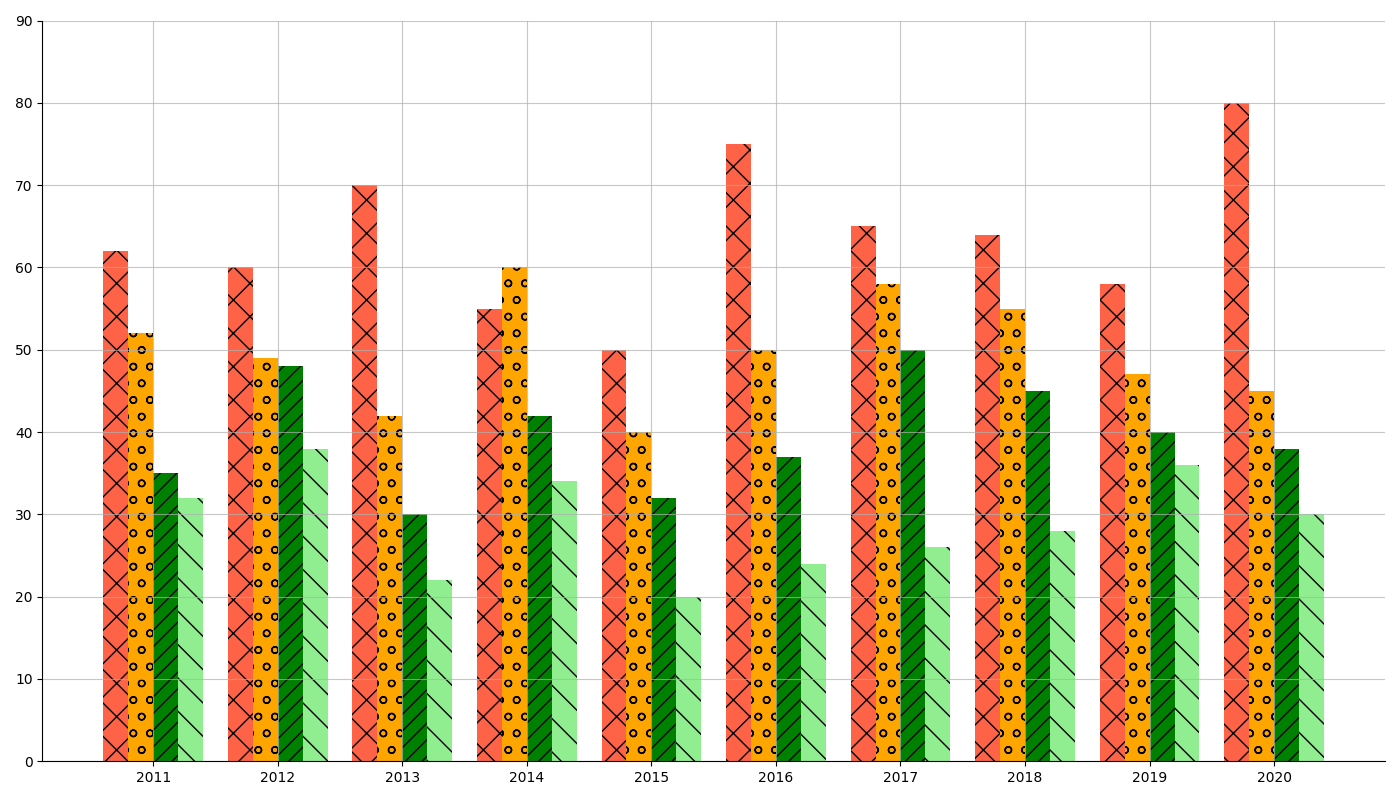

This chart was generated by the following Python code:
import matplotlib.pyplot as plt
import numpy as np

years = np.arange(2011, 2021)
tomatoes = np.array([62, 60, 70, 55, 50, 75, 65, 64, 58, 80])
carrots = np.array([52, 49, 42, 60, 40, 50, 58, 55, 47, 45])
cucumbers = np.array([35, 48, 30, 42, 32, 37, 50, 45, 40, 38])
lettuce = np.array([32, 38, 22, 34, 20, 24, 26, 28, 36, 30])

sorted_indices_tomatoes = np.argsort(tomatoes)
sorted_indices_carrots = np.argsort(carrots)
sorted_indices_cucumbers = np.argsort(cucumbers)
sorted_indices_lettuce = np.argsort(lettuce)

sorted_years_tomatoes = years[sorted_indices_tomatoes]
sorted_tomatoes = tomatoes[sorted_indices_tomatoes]

sorted_years_carrots = years[sorted_indices_carrots]
sorted_carrots = carrots[sorted_indices_carrots]

sorted_years_cucumbers = years[sorted_indices_cucumbers]
sorted_cucumbers = cucumbers[sorted_indices_cucumbers]

sorted_years_lettuce = years[sorted_indices_lettuce]
sorted_lettuce = lettuce[sorted_indices_lettuce]

fig, ax = plt.subplots(figsize=(14, 8))
width = 0.2

ax.bar(sorted_years_tomatoes - width * 1.5, sorted_tomatoes, width, color='tomato', hatch='x')
ax.bar(sorted_years_carrots - width / 2, sorted_carrots, width, color='orange', hatch='o')
ax.bar(sorted_years_cucumbers + width / 2, sorted_cucumbers, width, color='green', hatch='//')
ax.bar(sorted_years_lettuce + width * 1.5, sorted_lettuce, width, color='lightgreen', hatch='\\')

ax.set_xticks(np.arange(2011, 2021))
ax.set_yticks(np.arange(0, 100, 10))
ax.grid(True, linestyle='-', alpha=0.7)

ax.spines['top'].set_visible(False)
ax.spines['right'].set_visible(False)

plt.tight_layout()
plt.show()
